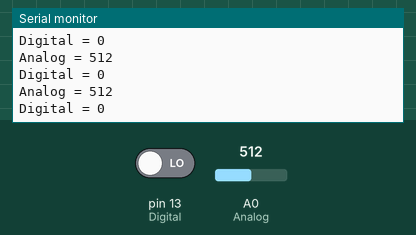
Simulated run of this sketch. Board: Arduino Uno, built with avr-gcc and run on an emulated ATmega328P. On the bench: the last lines printed to the serial monitor. The inputs (shaded band) are chosen by the test bench; at power-on: A0 (Analog) = 512, pin 13 (Digital) LOW.

Above: at 4.2 s.
4.3 s: A0 (Analog) set to 984
At 5.2 s:
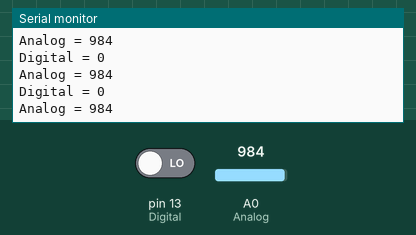
5.8 s: A0 (Analog) set to 1012
At 6.6 s:
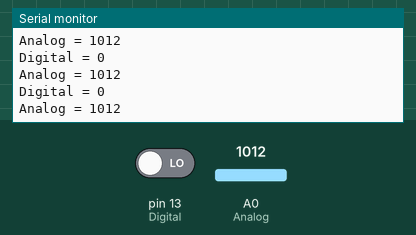
13.3 s: A0 (Analog) set to 8
At 14.2 s:
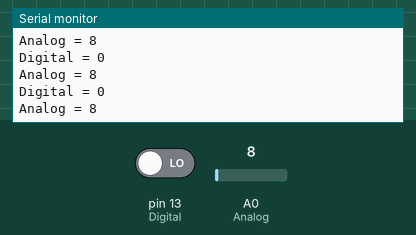
16.3 s: A0 (Analog) set to 11
At 17.0 s:
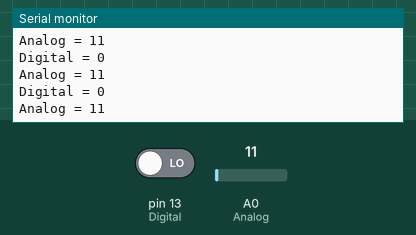
Timing chart, 0 to 18.8 s (numbered marks = the images above; inputs shaded):
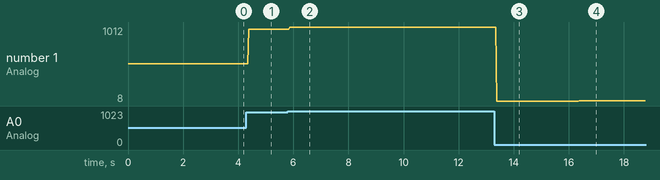

The sketch:

lesson_10_microphone.ino
```cpp
int Analog = A0;
int Digital = 13;
void setup() {
  pinMode (Analog, INPUT);
  pinMode (Digital, INPUT);
  Serial.begin(9600);
}

void loop() {
  int ana ;
  int dig ;
  ana = analogRead (Analog);
  dig = digitalRead (Digital);
  Serial.print("Analog = ");
  Serial.println(ana);
  Serial.print("Digital = ");
  Serial.println(dig);
}
```

Measured:
- after the input at 4.3 s, the serial monitor: prints a new line after 0.08 s (image 1)
- after the input at 5.8 s, the serial monitor: prints a new line after 0.07 s (image 2)
- after the input at 13.3 s, the serial monitor: prints a new line after 0.08 s (image 3)
- after the input at 16.3 s, the serial monitor: prints a new line after 0.07 s (image 4)
- plotted number 1: 512 → 984 after the input at 4.3 s, 984 → 1012 after the input at 5.8 s, 1012 → 8 after the input at 13.3 s, 8 → 11 after the input at 16.3 s
